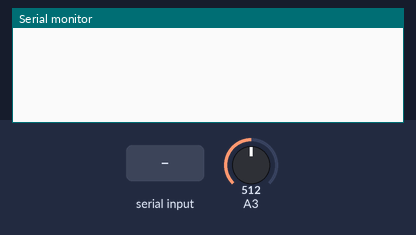
A sketch run on a simulated Arduino Uno, built with avr-gcc and run on an emulated ATmega328P. On the bench: the last lines printed to the serial monitor. The inputs (shaded band) are chosen by the test bench; at power-on: A3 = 512. The modem accepts every AT command (registered, SIM ready, sends succeed) and sends nothing else.

Above: at 1.3 s.
1.4 s: "48485353505154481310" received over the second serial link
At 1.8 s:
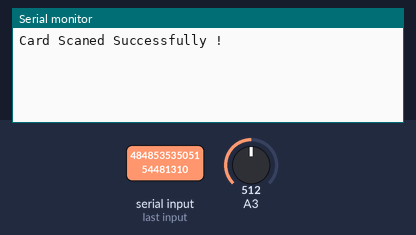
At 4.3 s:
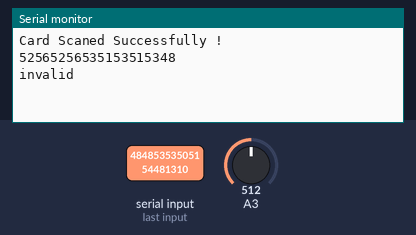

Measured:
- after the input at 1.4 s, the serial monitor: prints a new line at once (image 1)

The sketch:

sending_data.ino
```cpp
#include <SoftwareSerial.h>
#include <stdlib.h>
int val;
String rf;
float temp;


// replace with your channel's thingspeak API key
String apiKey = "92BMS4S4C29XRS3I";

SoftwareSerial ser(2,3); // RX, TX connect pin10 to TX of ESP, pin11 to RX of ESP
SoftwareSerial rfid(4,5);// RX, TX for rfid

void setup() {
    Serial.begin(9600);
    pinMode(A3,INPUT);
}

void loop() {


 temp=analogRead(A3);
  temp=(temp*500)/1024;

  char buf[16];
  String str=dtostrf(temp,4,1,buf);
  //Serial.println(temp);

  delay(500);

  val=10;
  rf="";

  rfid.begin(9600);
  while(rfid.available()<=0);

  Serial.println("Card Scaned Successfully !");
  delay(1000);

  while(rfid.available())
  {

      rf+=String(rfid.read());
      if(--val ==0)
      {
        break;
      }

  }

  rfid.end();
  delay(500);

  Serial.println(rf);
  delay(500);


  if(rf=="48485353505154481310")
  {
    rf="007";
    Serial.print("himanshu");
  }
  else if(rf=="48515150494856511310")
  {
    rf="009";
    Serial.print("sourabh");
  }
  else
  {
    rf="001";
    Serial.print("invalid");
  }


  if(rf=="007"||rf=="009")
  {
    ser.begin(9600);
    delay(1000);
  // TCP connection for rfid
  String cmd = "AT+CIPSTART=\"TCP\",\"";
  cmd += "184.106.153.149"; // api.thingspeak.com
  cmd += "\",80";
  ser.println(cmd);

  if(ser.find("Error")){
    Serial.println("AT+CIPSTAR T error");
    return;
  }

  // prepare GET string for rfid

  String getStr = "GET /update?api_key=";
  getStr += apiKey;
  getStr +="&field4="+rf;
  getStr +="&field2="+String(str);
  getStr += "\r\n\r\n";

  // send data length
  cmd = "AT+CIPSEND=";
  cmd += String(getStr.length());
  ser.println(cmd);

  if(ser.find(">")){
    ser.print(getStr);
    Serial.println("Card number and temp value is sended");

  }

  else{

    ser.println("AT+CIPCLOSE") ;
    // alert user
   // Serial.println("AT+CIPCLOS E");
  }
  ser.end();
  delay(1000);

}

  else
  {
    ser.begin(9600);
    // TCP connection for rfid
  String cmd = "AT+CIPSTART=\"TCP\",\"";
  cmd += "184.106.153.149"; // api.thingspeak.com
  cmd += "\",80";
  ser.println(cmd);

  if(ser.find("Error")){
    Serial.println("AT+CIPSTAR T error");
    return;
  }

  // prepare GET string for rfid

  String getStr = "GET /update?api_key=";
  getStr += apiKey;
  getStr +="&field4="+rf;
  //getStr +="&field1="+String(str);
  getStr += "\r\n\r\n";

  // send data length
  cmd = "AT+CIPSEND=";
  cmd += String(getStr.length());
  ser.println(cmd);

  if(ser.find(">")){
    ser.print(getStr);
    Serial.println("Card number and temp value is sended");

  }
  else{

    ser.println("AT+CIPCLOSE") ;
    // alert user
   // Serial.println("AT+CIPCLOS E");
  }
  ser.end();
  }


  // Thingspeak needs 15 sec delay between updates .
  // So After successful update led on Arduino board should blink twice
}
```
